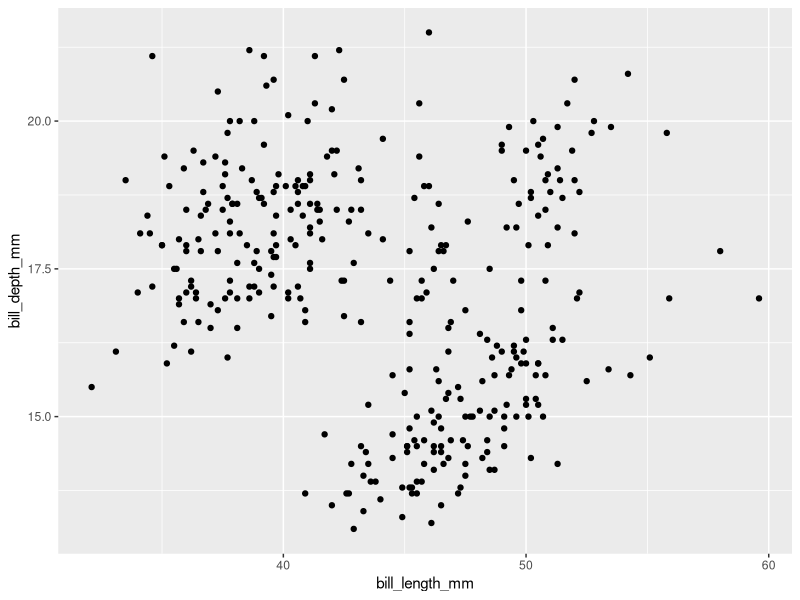
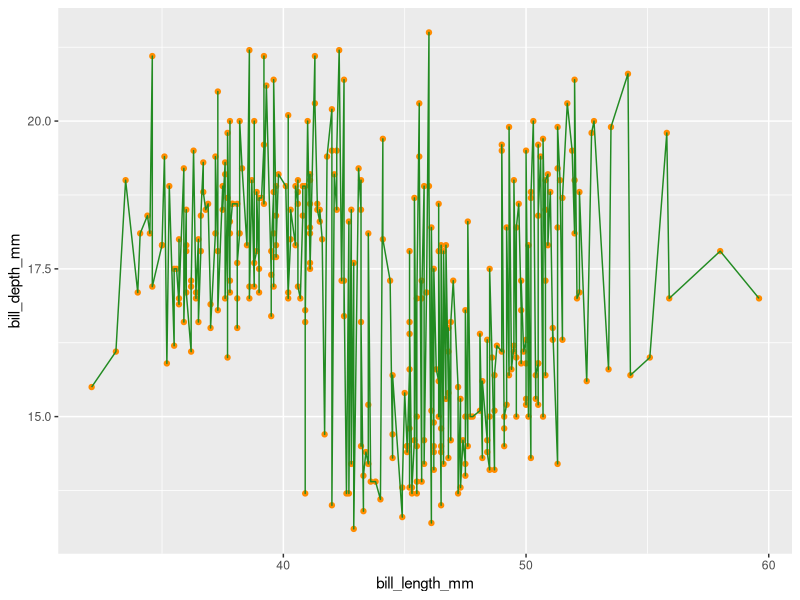
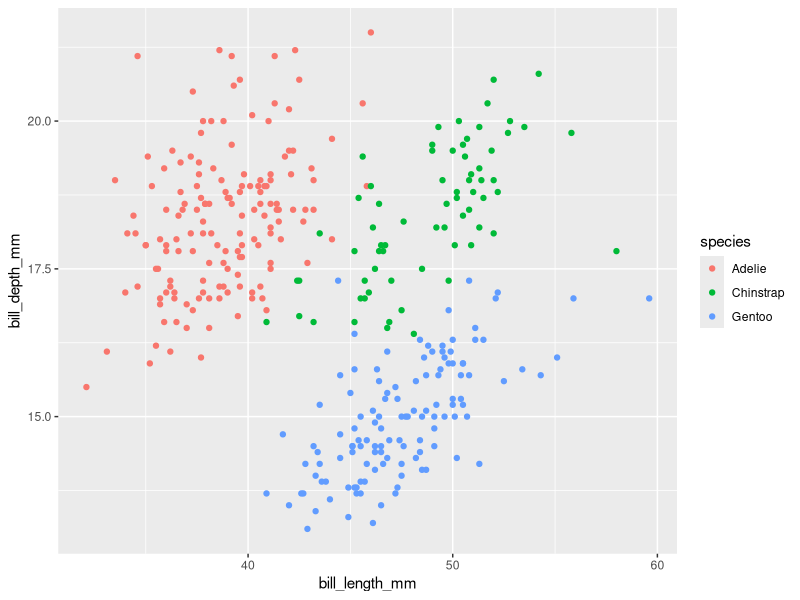
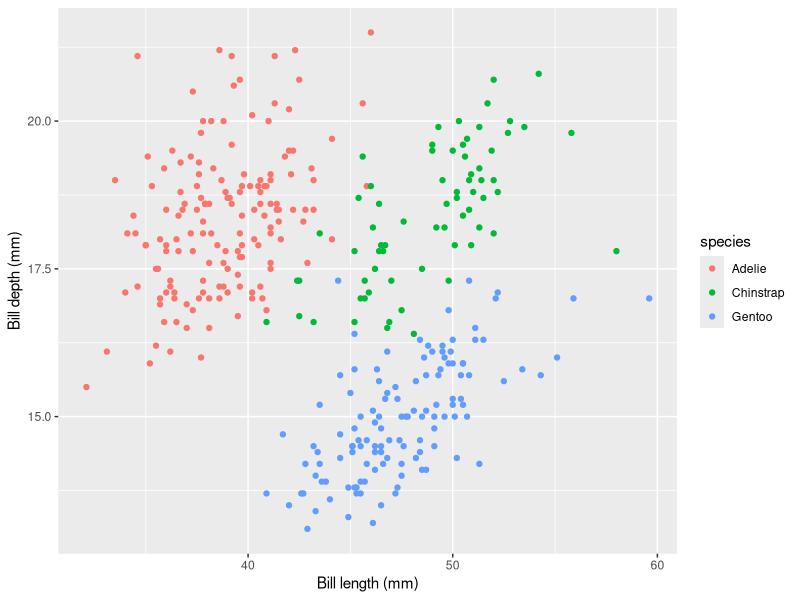
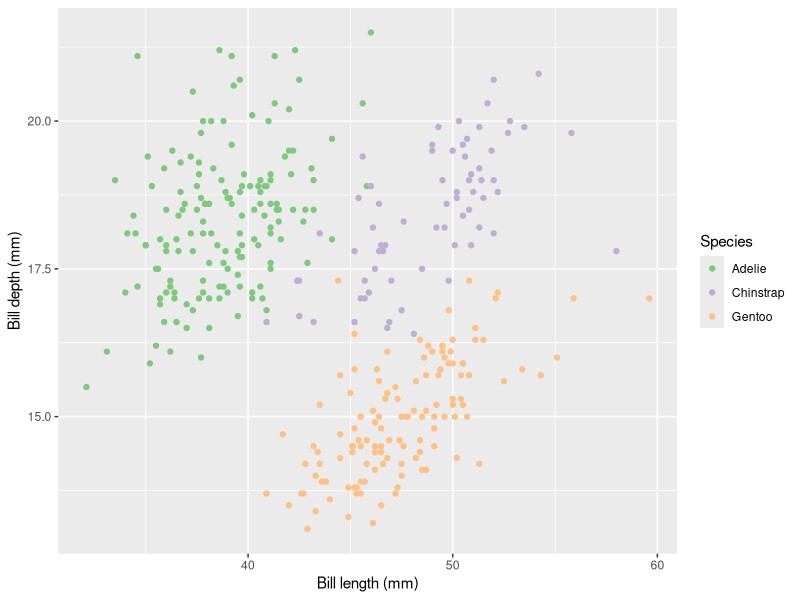
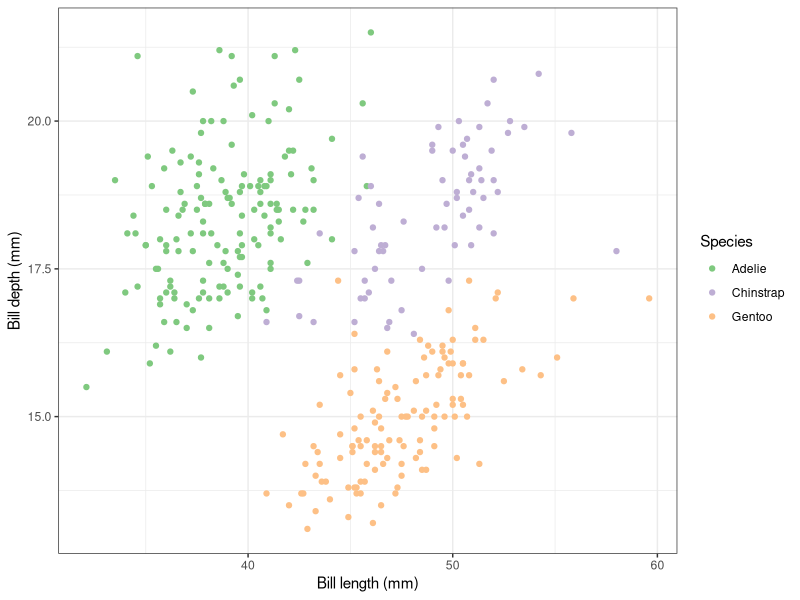
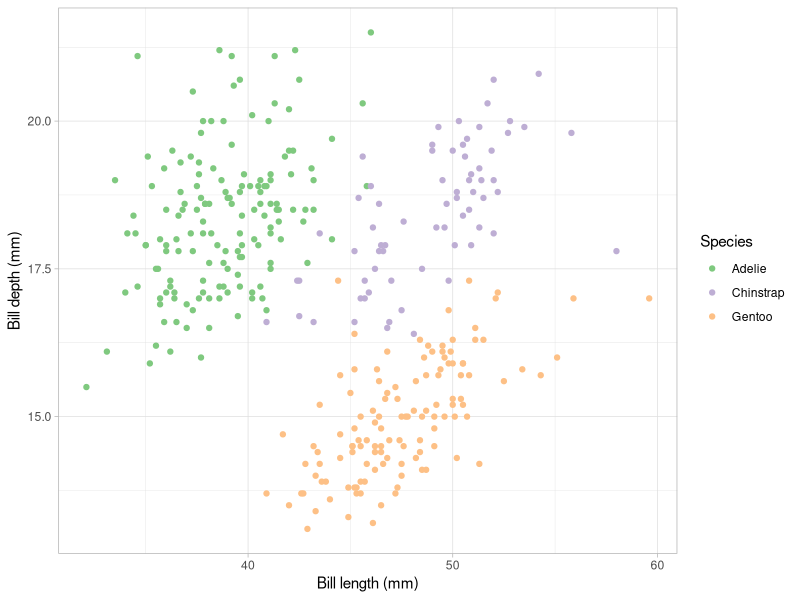
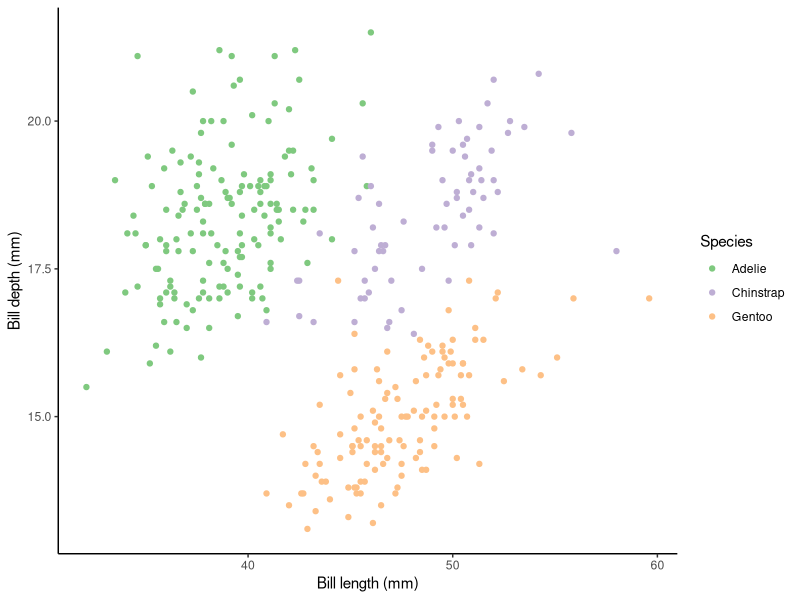

The R script that drew these images, in order:
library('ggplot2')        # for fancy figures
library('dplyr')          # for data wrangling
library('palmerpenguins') # for penguin data

# create a scatterplot
ggplot(data = penguins) +
  geom_point(mapping = aes(bill_length_mm, bill_depth_mm))

# points + lines, with a single color for each layer 
ggplot(data = penguins, mapping = aes(bill_length_mm, bill_depth_mm)) +
  geom_point(color = 'darkorange') +
  geom_line(color = 'forestgreen')

# color points by species
p <-
  ggplot(penguins) +
  geom_point(aes(bill_length_mm, bill_depth_mm, color = species))
p

# add better labels
p <- p + labs(x = 'Bill length (mm)', y = 'Bill depth (mm)')
p

# use a different color palette
p <- p + scale_color_brewer('Species', type = 'qual', palette = 1)
p

# use a different theme
p + theme_bw()
p + theme_light()
p + theme_classic()
p + theme_gray()
p + theme_linedraw()
p + theme_minimal()
p + theme_void()

# change the default ggplot theme to use a theme without having to add it
theme_set(theme_bw())
p

# add a regression line (not ideal for modeling, but ok for exploratory stuff)
ggplot(penguins, aes(bill_length_mm, bill_depth_mm, color = species)) +
  geom_point() + # using common aesthetics defined in ggplot()
  geom_smooth(aes(fill = species), method = 'lm', formula = y ~ x) + # add fill aesthetic
  scale_color_brewer('Species', type = 'qual', palette = 1,
                     aesthetics = c('color', 'fill'))

# add a GLM instead of a LM
ggplot(penguins, aes(bill_length_mm, bill_depth_mm, color = species)) +
  geom_point() +
  # add LMs to compare, but with no color --> don't inherit aes from ggplot()
  geom_smooth(aes(bill_length_mm, bill_depth_mm, group = species),
              inherit.aes = FALSE, method = 'lm', formula = y ~ x,
              color = 'grey25', se = FALSE) +
  # add GLMs with color and fill
  geom_smooth(aes(fill = species), method = 'glm', formula = y ~ x,
              method.args = list(family = Gamma(link = 'log'))) +
  scale_color_brewer('Species', type = 'qual', palette = 1,
                     aesthetics = c('color', 'fill'))

# create a histogram
ggplot(penguins, aes(flipper_length_mm)) +
  geom_histogram(fill = 'grey80', color = 'black')

# create histograms split by species
ggplot(penguins, aes(flipper_length_mm, fill = species)) +
  geom_histogram(color = 'black', alpha = 0.5) +
  scale_fill_viridis_d('Species', option = 'viridis')

# create separate facets for each species
ggplot(penguins, aes(flipper_length_mm, fill = species)) +
  facet_wrap(~ species, scales = 'free_y', ncol = 1) + # 1-sided formula
  geom_histogram(color = 'black', alpha = 0.5) +
  scale_fill_viridis_d('Species', option = 'viridis')

# create separate facets for each species and sex, in a grid
ggplot(penguins, aes(flipper_length_mm, fill = species)) +
  facet_grid(sex ~ species, scales = 'free_y') + # 2-sided formula (check axes)
  geom_histogram(color = 'black', alpha = 0.5, binwidth = 10) + # wider bin width
  scale_fill_viridis_d('Species', option = 'viridis')

# create density plots of flipper length
ggplot(penguins, aes(flipper_length_mm, fill = species)) +
  facet_grid(sex ~ species, scales = 'free_y') +
  geom_density(color = 'black', alpha = 0.5, bw = 2) + # binwidth is sensitive
  scale_fill_viridis_d('Species', option = 'viridis')

# create a boxplot of the flipper length 
ggplot(penguins, aes(x = sex, y = flipper_length_mm)) +
  facet_grid(species ~ ., scales = 'free_y') +
  geom_boxplot(fill = 'grey')

ggplot(penguins, aes(y = flipper_length_mm)) +
  facet_grid(sex ~ species, scales = 'free_y') +
  geom_boxplot(fill = 'grey') +
  scale_x_continuous(breaks = NULL)

# create a bar plot of average bill depth with error bars
p1 <-
  penguins %>%
  filter(! is.na(sex)) %>% # remove NAs
  group_by(species, sex) %>% # calculate stats for each species and sex
  summarize(depth = mean(bill_depth_mm)) %>% # calculate mean bill depth
  mutate(lower_ci = depth - 2, # add fictitious CIs as an aexample
         upper_ci = depth + 2) %>%
  ggplot() +
  facet_grid(species ~ .) +
  geom_col(aes(sex, depth, fill = sex), width = 0.5, show.legend = FALSE) +
  geom_errorbar(aes(sex, ymin = lower_ci, ymax = upper_ci), width = 0.5)
p1

# use a log10 y axis
p1 + scale_y_log10()

# reverse the y axis
p1 + scale_y_reverse()
